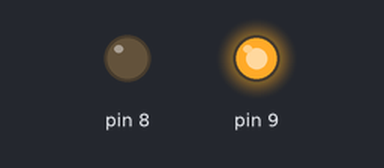
A sketch run on a simulated Arduino Uno, built with avr-gcc and run on an emulated ATmega328P. Shown: output pins drawn as LEDs (lit = HIGH).

Above: at 1.0 s.
At 3.0 s:
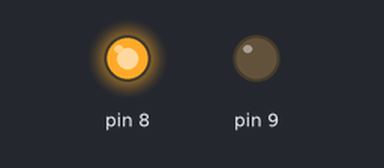
Timing chart, 0 to 5.2 s (numbered marks = the images above):
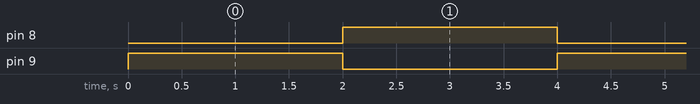

Measured:
- by itself, pin 8, pin 9: alternates HIGH for 2.0 s and LOW for 2.0 s

The sketch:

DC_motorDirection.ino
```cpp
/********************************************
***	AIM : Interfacing of DC motor with Atmega320 uC for
***			direction control using IC L293D
*** port maping
*** 1A (L293D i/p)		-> PORTB^1 (pin9)
*** 2A (L293D i/p)		-> PORTB^0 (pin8)
*** 1,2EN (L293D i/p)	-> 5V
**********************************************/
void setup()
{
  DDRB = 0x03; //config 1A and 2A pins as output
}

void loop()
{
  PORTB = 0x02; //run motor in Clock wise direction
  delay(2000); // Wait for 2 sec
  PORTB = 0x01; //run motor in anti-Clock wise direction
  delay(2000); // Wait for 2 sec
}
```
